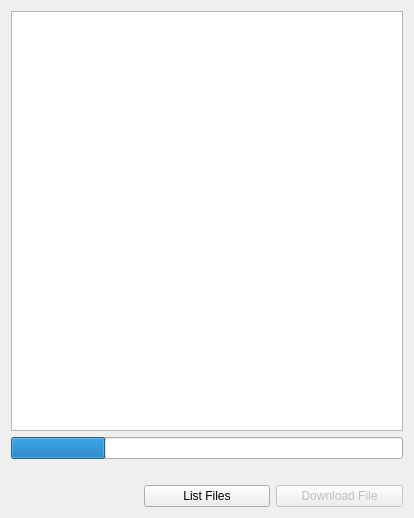
<?xml version="1.0" encoding="UTF-8"?>
<ui version="4.0">
 <class>QGCUASFileView</class>
 <widget class="QWidget" name="QGCUASFileView">
  <property name="geometry">
   <rect>
    <x>0</x>
    <y>0</y>
    <width>414</width>
    <height>518</height>
   </rect>
  </property>
  <property name="windowTitle">
   <string>Form</string>
  </property>
  <layout class="QGridLayout" name="gridLayout">
   <item row="3" column="1">
    <widget class="QPushButton" name="listFilesButton">
     <property name="text">
      <string>List Files</string>
     </property>
    </widget>
   </item>
   <item row="1" column="0" colspan="3">
    <widget class="QProgressBar" name="progressBar">
     <property name="value">
      <number>24</number>
     </property>
     <property name="textVisible">
      <bool>false</bool>
     </property>
    </widget>
   </item>
   <item row="0" column="0" colspan="3">
    <widget class="QTreeWidget" name="treeWidget">
     <property name="headerHidden">
      <bool>true</bool>
     </property>
     <column>
      <property name="text">
       <string notr="true">1</string>
      </property>
     </column>
    </widget>
   </item>
   <item row="3" column="2">
    <widget class="QPushButton" name="downloadButton">
     <property name="enabled">
      <bool>false</bool>
     </property>
     <property name="text">
      <string>Download File</string>
     </property>
    </widget>
   </item>
   <item row="2" column="0" colspan="3">
    <widget class="QLabel" name="statusText">
     <property name="sizePolicy">
      <sizepolicy hsizetype="Expanding" vsizetype="Preferred">
       <horstretch>0</horstretch>
       <verstretch>0</verstretch>
      </sizepolicy>
     </property>
     <property name="text">
      <string/>
     </property>
    </widget>
   </item>
  </layout>
 </widget>
 <resources/>
 <connections/>
</ui>
